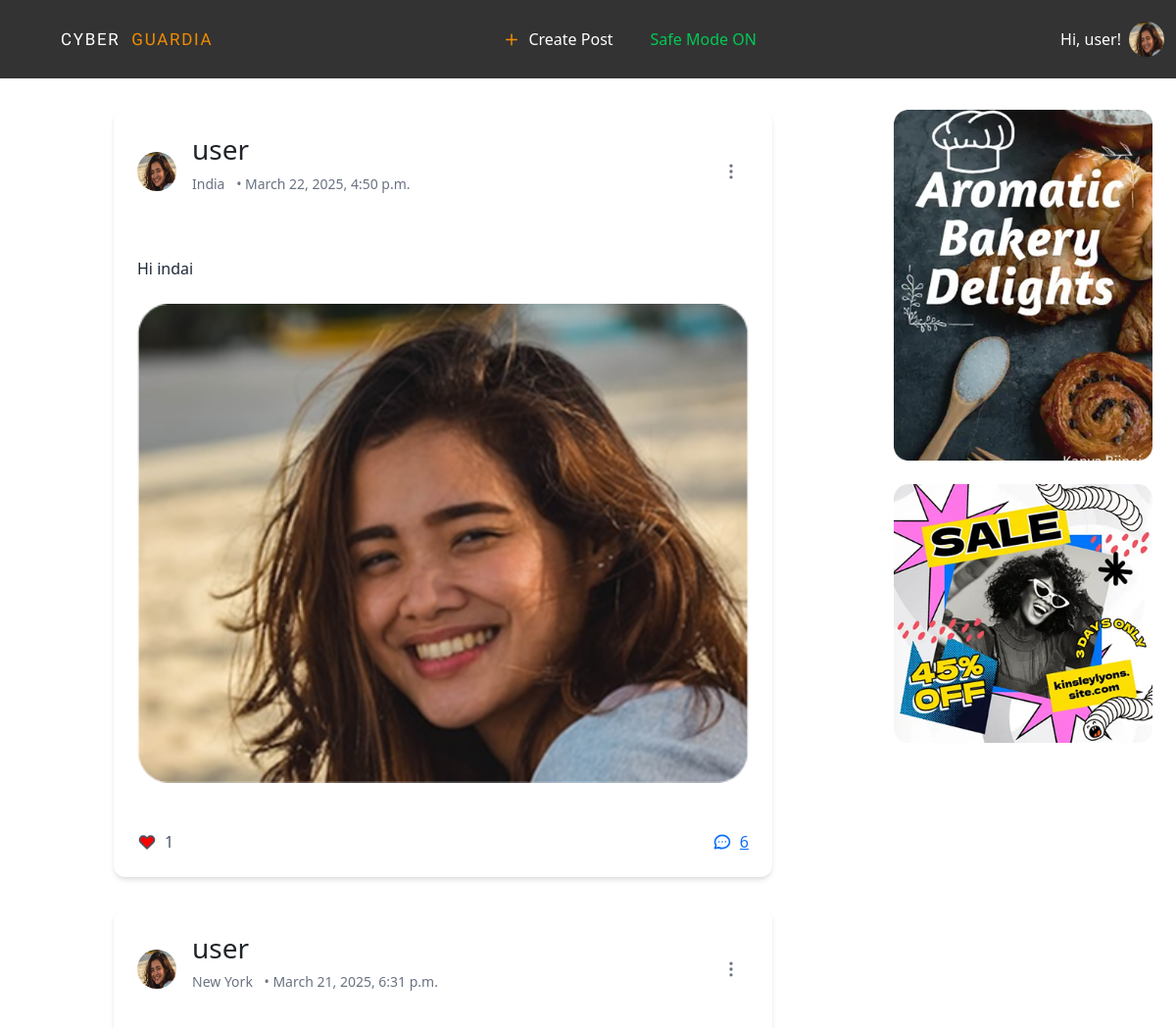
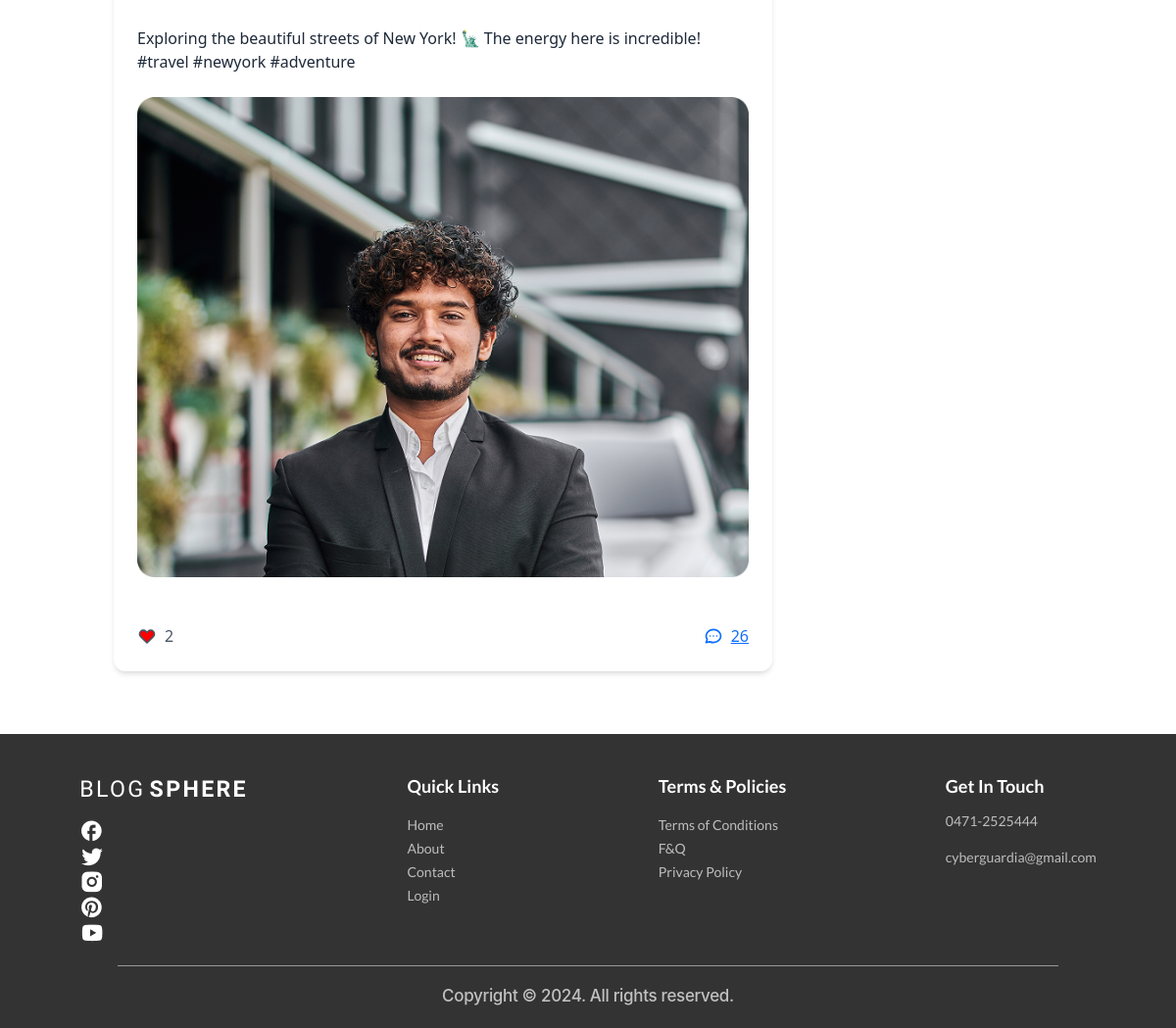
Page /posts/ (signed in) on the committed database (2 pictures, top to bottom).
### account/models.py (models this page shows)
class User(AbstractUser):
    USER_TYPE_CHOICES = (
        ('normal', 'Normal User'),
        ('advertiser', 'Advertiser'),
    )
    user_type = models.CharField(max_length=20, choices=USER_TYPE_CHOICES, default='normal')

### accounts/models.py (models this page shows, shortened)
class Profile(models.Model):
    user = models.OneToOneField(User, on_delete=models.CASCADE)
    area_of_interest = models.CharField(max_length=255, blank=True)
    age = models.IntegerField(null=True)
    country = models.CharField(max_length=20, null=True)
    state = models.CharField(max_length=20, null=True)
    safe_mode = models.BooleanField(default=True)
    profile_image = models.ImageField(upload_to='profile_images/', null=True, blank=True)

### posts/models.py (models this page shows, shortened)
class Post(models.Model):
    user = models.ForeignKey(User, on_delete=models.CASCADE)
    content = models.TextField(blank=True)
    location = models.CharField(max_length=255, blank=True)
    image = models.ImageField(upload_to='post_images/', blank=True, null=True)
    created_at = models.DateTimeField(auto_now_add=True)

class Comment(models.Model):
    user = models.ForeignKey(User, on_delete=models.CASCADE)
    post = models.ForeignKey(Post, on_delete=models.CASCADE, related_name="comments")
    text = models.TextField()
    created_at = models.DateTimeField(auto_now_add=True)
    flagged = models.BooleanField(default=False)
    reported = models.BooleanField(default=False)

### advertisers/models.py (models this page shows, shortened)
class Advertisements(models.Model):
    ADVERTISEMENT_TYPE_CHOICES = [
        ('lifestyle', 'Life Style'),
        ('food_cooking', 'Food and Cooking'),
        ('electronics_appliances', 'Electronics and Home Appliances'),
    ]
    advertiser = models.ForeignKey(Advertiser, on_delete=models.CASCADE)
    title = models.CharField(max_length=255)
    link = models.URLField()
    start_date = models.DateField()
    end_date = models.DateField()
    description = models.TextField()
    image = models.ImageField(upload_to='advertisements/')
    advertisement_type = models.CharField(max_length=30, choices=ADVERTISEMENT_TYPE_CHOICES, default='lifestyle')

### posts/views.py (the view)
# urls.py: path("", post_list, name="home"),
@never_cache
@login_required
def post_list(request):
    posts = Post.objects.all().order_by("-created_at")
    user_profile = Profile.objects.filter(user=request.user).first()
    user_interests = [interest.strip().lower().replace(" ", "") for interest in user_profile.area_of_interest.split(",")]
    ads = Advertisements.objects.filter(advertisement_type__in=user_interests)
    for post in posts:
        post.is_liked_by_user = post.likes.filter(user=request.user).exists()
    return render(request, "posts/post_list.html", {"posts": posts, "ads": ads})

### posts/templates/posts/post_list.html (shortened to what this page needs)
{% extends "base.html" %}
{% block content %}
<main class="max-w-7xl mx-auto px-4 py-8">
    <div class="grid md:grid-cols-4 gap-8">
        <div class="md:col-span-3">
            {% for post in posts %}
            <div
                class="max-w-2xl mx-auto bg-white rounded-xl shadow-md overflow-hidden mb-8"
            >
                <div class="p-4 flex items-center justify-between">
                    <div class="flex items-center space-x-4">
                        <img
                            src="{{ post.user.profile.profile_image.url }}"
                            alt="Profile"
                            class="w-10 h-10 rounded-full"
                        />
                        <div>
                            <h3 class="font-semibold text-gray-800">
                                {{ post.user.username }}
                            </h3>
                            <p class="text-sm text-gray-500">
                                <span class="mr-2">{{ post.location }}</span>
                                <span>• {{post.created_at}}</span>
                            </p>
                        </div>
                    </div>
                    <button
                        class="text-gray-500 hover:text-gray-700 p-2 rounded-full hover:bg-gray-100"
                    >
                        <svg
                            class="w-5 h-5"
                            fill="none"
                            stroke="currentColor"
                            viewBox="0 0 24 24"
                        >
                            <path
                                stroke-linecap="round"
                                stroke-linejoin="round"
                                stroke-width="2"
                                d="M12 5v.01M12 12v.01M12 19v.01M12 6a1 1 0 110-2 1 1 0 010 2zm0 7a1 1 0 110-2 1 1 0 010 2zm0 7a1 1 0 110-2 1 1 0 010 2z"
                            />
                        </svg>
                    </button>
                </div>
                <div class="p-4">
                    <p class="text-gray-800 mb-4">
                        {{post.content}}
                    </p>
                    <img
                        src="{{ post.image.url }}"
                        alt="Post"
                        class="w-full object-cover rounded-lg"
                    />
                </div>
                <div class="p-4 flex justify-between">
                    <button class="like-button flex items-center space-x-2 text-gray-600 hover:text-red-500" data-post-id="{{ post.id }}">
                        <svg id="like-icon-{{ post.id }}" class="w-5 h-5" fill="{% if post.is_liked_by_user %}red{% else %}none{% endif %}" stroke="currentColor" viewBox="0 0 24 24">
                            <path stroke-linecap="round" stroke-linejoin="round" stroke-width="2"
                                d="M4.318 6.318a4.5 4.5 0 000 6.364L12 20.364l7.682-7.682a4.5 4.5 0 00-6.364-6.364L12 7.636l-1.318-1.318a4.5 4.5 0 00-6.364 0z" />
                        </svg>
                        <span id="likes-count-{{ post.id }}">{{ post.likes.count }}</span>
                    </button>
                    <a href="{% url 'post_details' post.id %}" class="comment-button flex items-center space-x-2 text-gray-600 hover:text-blue-500" data-post-id="{{ post.id }}">
                        <svg class="w-5 h-5" fill="none" stroke="currentColor" viewBox="0 0 24 24">
                            <path stroke-linecap="round" stroke-linejoin="round" stroke-width="2"
                                d="M8 12h.01M12 12h.01M16 12h.01M21 12c0 4.418-4.03 8-9 8a9.863 9.863 0 01-4.255-.949L3 20l1.395-3.72C3.512 15.042 3 13.574 3 12c0-4.418 4.03-8 9-8s9 3.582 9 8z" />
                        </svg>
                        <span>{{ post.comments.all|length }}</span>
                    </a>
                </div>
            </div>
            {% endfor %}
        </div>
        <aside class="md:col-span-1">
            {% for ad in ads %}
            <div class="space-y-6">
                <div class="bg-white rounded-lg">
                    <a href="{% url 'advertisers:ad_click' ad.id %}"><img
                        src="{{ ad.image.url }}"
                        alt="Ad"
                        class="w-full object-fill mb-4"
                    /></a>
                </div>
            {% endfor %}
            </div>
        </aside>
    </div>
</main>
{% endblock %}

### templates/base.html (shortened to what this page needs)
{% load static %}
<!doctype html>
<html>
    <head>
        <script src="https://cdn.jsdelivr.net/npm/@tailwindcss/browser@4"></script>
        <link
            rel="stylesheet"
            href="https://cdnjs.cloudflare.com/ajax/libs/font-awesome/6.0.0/css/all.min.css"
        />
        <link
            href="https://cdn.jsdelivr.net/npm/bootstrap@5.3.3/dist/css/bootstrap.min.css"
            rel="stylesheet"
        />
        <link
            rel="stylesheet"
            href="https://cdnjs.cloudflare.com/ajax/libs/font-awesome/6.7.2/css/fontawesome.min.css"
        />
        <link
            href="https://cdn.jsdelivr.net/npm/bootstrap-icons/font/bootstrap-icons.css"
            rel="stylesheet"
        />
        <link rel="stylesheet" href="{% static 'css/index.css' %}" />
        <link rel="stylesheet" href="font.css" />
    </head>
    <body>
        <nav class="navbar navbar-expand-sm">
            <div class="container-fluid">
                <a class="navbar-brand logo" href="{% url 'home' %}">
                    <span class="logo_Blog_Color">CYBER</span>&nbsp;
                    <span class="logo_color">GUARDIA</span>
                </a>
                    <ul class="navbar-nav navbar_list mx-auto">
                        {% if request.user.user_type == 'normal' and not request.user.is_superuser %}
                        <li class="nav-item navbar_nav-item flex justify-center items-center">
                            <svg width="18" height="19" viewBox="0 0 18 19" fill="none" xmlns="http://www.w3.org/2000/svg">
                                <path d="M3.75 9.5H14.25" stroke="#F18C00" stroke-width="1.5" stroke-linecap="round" stroke-linejoin="round"/>
                                <path d="M9 4.25V14.75" stroke="#F18C00" stroke-width="1.5" stroke-linecap="round" stroke-linejoin="round"/>
                                </svg>
                                <a
                                class="nav-link navbar_links"
                                href="{% url 'create_post' %}"
                            >
                                Create Post
                            </a>
                        </li>
                        <li class="nav-item navbar_nav-item flex justify-center items-center">
                            <form action="{% url 'toggle_safe_mode' %}" method="POST">
                                <button type="submit">
                                    {% if request.user.profile.safe_mode %}
                                        <span class="text-green-500">Safe Mode ON</span>
                                    {% else %}
                                        <span class="text-red-500">Safe Mode OFF</span>
                                    {% endif %}
                                </button>
                            </form>
                        </li>
                        {% endif %}
                    </ul>
                    <div class="d-flex ms-auto">
                        {% if request.user.is_authenticated %}
                        <div class="relative" id="profile-dropdown">
                            <button
                                onclick="toggleProfileMenu()"
                                class="flex items-center gap-2 hover:text-orange-500 transition-colors cursor-pointer"
                            >
                                <div class="flex items-center gap-2">
                                    <span class="nav-link navbar_links"
                                        >Hi, {{user.username}}!</span
                                    >
                                    <img
                                        src="{% if user.profile.profile_image %}{{ user.profile.profile_image.url }}{% else %}{% static 'Images/images.png' %}{% endif %}"
                                        alt="Profile"
                                        class="w-9 h-9 rounded-full"
                                    />
                                </div>
                            </button>
                        </div>
                    </div>
                        {% endif %}
                    </div>
        </nav>
        {% block content %}
        {% endblock content %}
        <div class="footerBG">
            <div class="footerComponents">
                <div class="footer_sec_one">
                    <p>
                        <span class="footer_blog_color">BLOG</span>
                        <span class="footer_sphere_color">SPHERE</span>
                    </p>
                    <div class="footerIcons">
                        <a
                            href="https://www.facebook.com/login/"
                            target="_blank"
                            rel="noopener noreferrer"
                        >
                            <img
                                class="IconSpacing"
                                src="{% static 'Images/fb.png' %}"
                                alt="Facebook"
                            />
                        </a>
                        <a
                            href="https://x.com/i/flow/login?lang=en&mx=2"
                            target="_blank"
                            rel="noopener noreferrer"
                        >
                            <img
                                class="IconSpacing"
                                src="{% static 'Images/twitter.png' %}"
                                alt="Twitter"
                            />
                        </a>
                        <a
                            href="https://www.instagram.com/accounts/emailsignup/"
                            target="_blank"
                            rel="noopener noreferrer"
                        >
                            <img
                                class="IconSpacing"
                                src="{% static 'Images/insta.png' %}"
                                alt="Instagram"
                            />
                        </a>
                        <a
                            href="https://in.pinterest.com/login/"
                            target="_blank"
                            rel="noopener noreferrer"
                        >
                            <img
                                class="IconSpacing"
                                src="{% static 'Images/pinterest.png' %}"
                                alt="Pinterest"
                            />
                        </a>
                        <a
                            href="https://www.youtube.com/account"
                            target="_blank"
                            rel="noopener noreferrer"
                        >
                            <img
                                class="IconSpacing"
                                src="{% static 'Images/ytb.png' %}"
                                alt="YouTube"
                            />
                        </a>
                    </div>
                </div>
                <div class="footer_sec_two">
                    <p class="footer_QuickLinks">Quick Links</p>
                    <ul>
                        <li><a class="footerList" href="/">Home</a></li>
                        <li><a class="footerList" href="/about">About</a></li>
                        <li>
                            <a class="footerList" href="/contact">Contact</a>
                        </li>
                        <li><a class="footerList" href="/login">Login</a></li>
                    </ul>
                </div>
                <div class="footer_sec_three">
                    <p class="footer_terms_and_polices">Terms & Policies</p>
                    <ul>
                        <li>
                            <a class="footerList" href="/terms-of-conditions"
                                >Terms of Conditions</a
                            >
                        </li>
                        <li><a class="footerList" href="/f&q">F&Q</a></li>
                        <li>
                            <a class="footerList" href="/privacy-policy"
                                >Privacy Policy</a
                            >
                        </li>
                    </ul>
                </div>
                <div class="footer_sec_four">
                    <p class="footer_get_in_touch">Get In Touch</p>
                    <ul>
                        <li class="footerList">0471-2525444</li>
                        <li class="footerList">cyberguardia@gmail.com</li>
                    </ul>
                </div>
            </div>
            <hr class="footer_bottom_line" />
            <p class="Footer_copyright">
                Copyright &copy; 2024. All rights reserved.
            </p>
        </div>
</body>
</html>

### rows in the picture
User: username "user", profile_image (picture)
Post: user.profile.profile_image (picture), user.username "user", location "India", created_at "March 22, 2025, 4:50 p.m.", content "Hi indai", image (picture), likes.count "1", comments.all|length "6"
Post: user.profile.profile_image (picture), user.username "user", location "New York", created_at "March 21, 2025, 6:31 p.m.", content "Exploring the beautiful streets of New York! 🗽 The energy here is incredible! #travel #newyork #adventure", image (picture), likes.count "2", comments.all|length "26"
Advertisements: image (picture)
Advertisements: image (picture)
